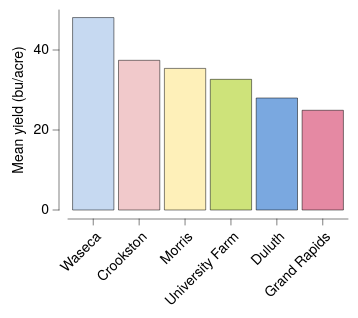

Specify this chart in Vega-Lite:
### Vega-Lite specification from a JSON file in a GitHub repository (floating-point values rounded to 4 significant figures)
{"background": null, "config": {"arc": {"fill": "#DBDBDB", "fillOpacity": 1.0, "innerRadius": 25.0, "padAngle": 0.03, "stroke": "black", "strokeOpacity": 1, "strokeWidth": 0.25}, "area": {"fill": "#DBDBDB", "fillOpacity": 1.0, "stroke": "black", "strokeOpacity": 1, "strokeWidth": 0.25}, "axis": {"domain": true, "domainCap": "round", "domainColor": "black", "domainWidth": 0.25, "grid": false, "gridCap": "round", "gridColor": "#F1F1F1", "gridDash": [0, 0], "gridOpacity": 1.0, "gridWidth": 0.25, "labelColor": "black", "labelFont": "HelveticaNeue", "labelFontSize": 7, "labelFontStyle": "normal", "labelFontWeight": 400, "offset": 4.5, "ticks": true, "tickCap": "round", "tickColor": "black", "tickRound": false, "tickSize": 3, "tickWidth": 0.25, "titleColor": "black", "titleFont": "HelveticaNeue", "titleFontSize": 7, "titleFontStyle": "normal", "titleFontWeight": 400}, "axisX": {"domain": true, "labelAlign": "right", "labelAngle": 315, "labels": true, "ticks": true, "translate": 0}, "axisY": {"domain": true, "labelAlign": "right", "labelAngle": 0, "labels": true, "ticks": true, "translate": 0}, "axisRight": {"domain": true, "labelAlign": "left", "labelAngle": 0, "labels": true, "ticks": true, "translate": 0}, "axisTop": {"domain": true, "labelAlign": "left", "labelAngle": 45, "labels": true, "ticks": true, "translate": 0}, "axisBand": {"tickOffset": 0}, "bar": {"fill": "#DBDBDB", "fillOpacity": 1.0, "stroke": "black", "strokeOpacity": 1, "strokeWidth": 0.25}, "boxplot": {"size": 9.0, "ticks": {"cornerRadius": 0.25, "fill": "black", "size": 4.5, "thickness": 0.25}, "box": {"fillOpacity": 1.0, "stroke": "black", "strokeOpacity": 1, "strokeWidth": 0.25}, "median": {"fill": "black", "fillOpacity": 1.0, "size": 9.0, "thickness": 0.25}, "rule": {"fill": "black", "fillOpacity": 1.0, "size": 10.0, "stroke": "black", "strokeDash": [0, 0], "strokeOpacity": 1, "strokeWidth": 0.25}, "outliers": {"color": "black", "fill": "black", "fillOpacity": 1.0, "size": 0, "stroke": "black", "strokeOpacity": 1, "strokeWidth": 0.25}}, "circle": {"fill": "black", "fillOpacity": 1.0, "size": 0.5, "stroke": null, "strokeOpacity": 1, "strokeWidth": 0.25}, "errorband": {"band": {"fillOpacity": 0.6, "stroke": null, "strokeWidth": 0.25, "strokeOpacity": 1}, "borders": {"opacity": 0, "strokeOpacity": 0.25, "strokeWidth": 1}}, "errorbar": {"opacity": 1, "rule": {"strokeDash": [0, 0], "strokeWidth": 0.5}, "ticks": {"color": "black", "cornerRadius": 0.25, "opacity": 1, "size": 6.0, "thickness": 0.5}, "thickness": 0.5}, "font": "HelveticaNeue", "geoshape": {"fill": "#DBDBDB", "fillOpacity": 1.0, "stroke": "black", "strokeOpacity": 1, "strokeWidth": 0.25}, "header": {"labelColor": "black", "labelFont": "HelveticaNeue", "labelFontSize": 7, "labelFontStyle": "normal", "labelFontWeight": 400, "titleColor": "black", "titleFont": "HelveticaNeue", "titleFontSize": 7, "titleFontStyle": "normal", "titleFontWeight": 400, "titlePadding": 0}, "legend": {"disable": false, "offset": 4.5, "gradientLength": 50.0, "gradientThickness": 5.0, "gradientOpacity": 1.0, "gradientStrokeColor": "black", "gradientStrokeWidth": 0.25, "labelColor": "black", "labelFont": "HelveticaNeue", "labelFontSize": 7, "labelFontStyle": "normal", "labelFontWeight": 400, "strokeColor": "black", "strokeWidth": 0, "symbolSize": 42, "symbolStrokeColor": "black", "symbolStrokeWidth": 0.25, "titleColor": "black", "titleFont": "HelveticaNeue", "titleFontSize": 7, "titleFontStyle": "normal", "titleFontWeight": 400}, "line": {"color": "black", "stroke": "black", "strokeCap": "round", "strokeDash": [0, 0], "strokeOpacity": 1, "strokeWidth": 0.375}, "point": {"filled": true, "fill": "#DBDBDB", "fillOpacity": 1.0, "size": 5.0, "stroke": "black", "strokeOpacity": 1, "strokeWidth": 0.25}, "range": {"category": ["#C6D9F1", "#F1C9CB", "#FEF0B9", "#CEE37A", "#7AA8E0", "#E589A3", "#FDDD5D", "#68B961", "#4177B1", "#C35082", "#E5C227", "#438156"], "diverging": {"scheme": ["#C35082", "#CE6D94", "#D989A7", "#E2A4BA", "#EABFCE", "#F1DBE2", "#F6F6F6", "#D7E0EB", "#B9CBE0", "#9BB6D5", "#7DA1C9", "#5F8CBD", "#4177B1"]}, "heatmap": {"scheme": ["#DFE9F7", "#C6D9F1", "#ADC8EC", "#94B8E6", "#7AA8E0", "#6097DA", "#4D87CA", "#4177B1", "#386898", "#2F597F", "#264A69", "#1D3A58"]}, "ordinal": {"scheme": ["#F1F1F1", "#DBDBDB", "#C6C6C6", "#B2B2B2", "#9D9D9D", "#898989", "#767676", "#636363", "#515151", "#404040", "#2F2F2F", "#1F1F1F"]}, "ramp": {"scheme": ["#DFE9F7", "#C6D9F1", "#ADC8EC", "#94B8E6", "#7AA8E0", "#6097DA", "#4D87CA", "#4177B1", "#386898", "#2F597F", "#264A69", "#1D3A58"]}}, "rule": {"color": "black", "stroke": "black", "strokeCap": "round", "strokeDash": [2, 2], "strokeOpacity": 1, "strokeWidth": 0.25}, "scale": {"bandPaddingInner": 0.1, "bandPaddingOuter": 0.1, "round": false}, "rect": {"fill": "#DBDBDB", "fillOpacity": 1.0, "stroke": "black", "strokeOpacity": 1, "strokeWidth": 0.25}, "square": {"fill": "#DBDBDB", "fillOpacity": 1.0, "size": 10.0, "stroke": "black", "strokeOpacity": 1, "strokeWidth": 0.25}, "text": {"color": "black", "font": "HelveticaNeue", "fontSize": 7, "fontStyle": "normal", "fontWeight": 400}, "title": {"anchor": "middle", "frame": "group", "color": "black", "font": "HelveticaNeue", "fontSize": 7, "fontStyle": "normal", "fontWeight": 400, "subtitleColor": "black", "subtitleFont": "HelveticaNeue", "subtitleFontSize": "HelveticaNeue", "subtitleFontStyle": "normal", "subtitleFontWeight": 400}, "view": {"continuousWidth": 140, "continuousHeight": 100, "discreteWidth": 140, "discreteHeight": 100, "fill": null, "stroke": null, "strokeWidth": 0.25}}, "data": {"name": "data-9cc0564cb5591205eeeca8d2429dd11b"}, "mark": {"type": "bar"}, "encoding": {"color": {"field": "site", "legend": null, "scale": {"domain": ["Waseca", "Crookston", "Morris", "University Farm", "Duluth", "Grand Rapids"]}, "sort": ["Waseca", "Crookston", "Morris", "University Farm", "Duluth", "Grand Rapids"], "type": "nominal"}, "x": {"field": "site", "sort": ["Waseca", "Crookston", "Morris", "University Farm", "Duluth", "Grand Rapids"], "title": null, "type": "nominal"}, "y": {"aggregate": "mean", "field": "yield", "title": "Mean yield (bu/acre)", "type": "quantitative"}}, "$schema": "https://vega.github.io/schema/vega-lite/v6.4.1.json", "datasets": {"data-9cc0564cb5591205eeeca8d2429dd11b": [{"yield": 27.0, "variety": "Manchuria", "year": 1931, "site": "University Farm"}, {"yield": 48.87, "variety": "Manchuria", "year": 1931, "site": "Waseca"}, {"yield": 27.43, "variety": "Manchuria", "year": 1931, "site": "Morris"}, {"yield": 39.93, "variety": "Manchuria", "year": 1931, "site": "Crookston"}, {"yield": 32.97, "variety": "Manchuria", "year": 1931, "site": "Grand Rapids"}, {"yield": 28.97, "variety": "Manchuria", "year": 1931, "site": "Duluth"}, {"yield": 43.07, "variety": "Glabron", "year": 1931, "site": "University Farm"}, {"yield": 55.2, "variety": "Glabron", "year": 1931, "site": "Waseca"}, {"yield": 28.77, "variety": "Glabron", "year": 1931, "site": "Morris"}, {"yield": 38.13, "variety": "Glabron", "year": 1931, "site": "Crookston"}, {"yield": 29.13, "variety": "Glabron", "year": 1931, "site": "Grand Rapids"}, {"yield": 29.67, "variety": "Glabron", "year": 1931, "site": "Duluth"}, {"yield": 35.13, "variety": "Svansota", "year": 1931, "site": "University Farm"}, {"yield": 47.33, "variety": "Svansota", "year": 1931, "site": "Waseca"}, {"yield": 25.77, "variety": "Svansota", "year": 1931, "site": "Morris"}, {"yield": 40.47, "variety": "Svansota", "year": 1931, "site": "Crookston"}, {"yield": 29.67, "variety": "Svansota", "year": 1931, "site": "Grand Rapids"}, {"yield": 25.7, "variety": "Svansota", "year": 1931, "site": "Duluth"}, {"yield": 39.9, "variety": "Velvet", "year": 1931, "site": "University Farm"}, {"yield": 50.23, "variety": "Velvet", "year": 1931, "site": "Waseca"}, {"yield": 26.13, "variety": "Velvet", "year": 1931, "site": "Morris"}, {"yield": 41.33, "variety": "Velvet", "year": 1931, "site": "Crookston"}, {"yield": 23.03, "variety": "Velvet", "year": 1931, "site": "Grand Rapids"}, {"yield": 26.3, "variety": "Velvet", "year": 1931, "site": "Duluth"}, {"yield": 36.57, "variety": "Trebi", "year": 1931, "site": "University Farm"}, {"yield": 63.83, "variety": "Trebi", "year": 1931, "site": "Waseca"}, {"yield": 43.77, "variety": "Trebi", "year": 1931, "site": "Morris"}, {"yield": 46.93, "variety": "Trebi", "year": 1931, "site": "Crookston"}, {"yield": 29.77, "variety": "Trebi", "year": 1931, "site": "Grand Rapids"}, {"yield": 33.93, "variety": "Trebi", "year": 1931, "site": "Duluth"}, {"yield": 43.27, "variety": "No. 457", "year": 1931, "site": "University Farm"}, {"yield": 58.1, "variety": "No. 457", "year": 1931, "site": "Waseca"}, {"yield": 28.7, "variety": "No. 457", "year": 1931, "site": "Morris"}, {"yield": 45.67, "variety": "No. 457", "year": 1931, "site": "Crookston"}, {"yield": 32.17, "variety": "No. 457", "year": 1931, "site": "Grand Rapids"}, {"yield": 33.6, "variety": "No. 457", "year": 1931, "site": "Duluth"}, {"yield": 36.6, "variety": "No. 462", "year": 1931, "site": "University Farm"}, {"yield": 65.77, "variety": "No. 462", "year": 1931, "site": "Waseca"}, {"yield": 30.37, "variety": "No. 462", "year": 1931, "site": "Morris"}, {"yield": 48.57, "variety": "No. 462", "year": 1931, "site": "Crookston"}, {"yield": 24.93, "variety": "No. 462", "year": 1931, "site": "Grand Rapids"}, {"yield": 28.1, "variety": "No. 462", "year": 1931, "site": "Duluth"}, {"yield": 32.77, "variety": "Peatland", "year": 1931, "site": "University Farm"}, {"yield": 48.57, "variety": "Peatland", "year": 1931, "site": "Waseca"}, {"yield": 29.87, "variety": "Peatland", "year": 1931, "site": "Morris"}, {"yield": 41.6, "variety": "Peatland", "year": 1931, "site": "Crookston"}, {"yield": 34.7, "variety": "Peatland", "year": 1931, "site": "Grand Rapids"}, {"yield": 32.0, "variety": "Peatland", "year": 1931, "site": "Duluth"}, {"yield": 24.67, "variety": "No. 475", "year": 1931, "site": "University Farm"}, {"yield": 46.77, "variety": "No. 475", "year": 1931, "site": "Waseca"}, {"yield": 22.6, "variety": "No. 475", "year": 1931, "site": "Morris"}, {"yield": 44.1, "variety": "No. 475", "year": 1931, "site": "Crookston"}, {"yield": 19.7, "variety": "No. 475", "year": 1931, "site": "Grand Rapids"}, {"yield": 33.07, "variety": "No. 475", "year": 1931, "site": "Duluth"}, {"yield": 39.3, "variety": "Wisconsin No. 38", "year": 1931, "site": "University Farm"}, {"yield": 58.8, "variety": "Wisconsin No. 38", "year": 1931, "site": "Waseca"}, {"yield": 29.47, "variety": "Wisconsin No. 38", "year": 1931, "site": "Morris"}, {"yield": 49.87, "variety": "Wisconsin No. 38", "year": 1931, "site": "Crookston"}, {"yield": 34.47, "variety": "Wisconsin No. 38", "year": 1931, "site": "Grand Rapids"}, {"yield": 31.6, "variety": "Wisconsin No. 38", "year": 1931, "site": "Duluth"}, {"yield": 26.9, "variety": "Manchuria", "year": 1932, "site": "University Farm"}, {"yield": 33.47, "variety": "Manchuria", "year": 1932, "site": "Waseca"}, {"yield": 34.37, "variety": "Manchuria", "year": 1932, "site": "Morris"}, {"yield": 32.97, "variety": "Manchuria", "year": 1932, "site": "Crookston"}, {"yield": 22.13, "variety": "Manchuria", "year": 1932, "site": "Grand Rapids"}, {"yield": 22.57, "variety": "Manchuria", "year": 1932, "site": "Duluth"}, {"yield": 36.8, "variety": "Glabron", "year": 1932, "site": "University Farm"}, {"yield": 37.73, "variety": "Glabron", "year": 1932, "site": "Waseca"}, {"yield": 35.13, "variety": "Glabron", "year": 1932, "site": "Morris"}, {"yield": 26.17, "variety": "Glabron", "year": 1932, "site": "Crookston"}, {"yield": 14.43, "variety": "Glabron", "year": 1932, "site": "Grand Rapids"}, {"yield": 25.87, "variety": "Glabron", "year": 1932, "site": "Duluth"}, {"yield": 27.43, "variety": "Svansota", "year": 1932, "site": "University Farm"}, {"yield": 38.5, "variety": "Svansota", "year": 1932, "site": "Waseca"}, {"yield": 35.03, "variety": "Svansota", "year": 1932, "site": "Morris"}, {"yield": 20.63, "variety": "Svansota", "year": 1932, "site": "Crookston"}, {"yield": 16.63, "variety": "Svansota", "year": 1932, "site": "Grand Rapids"}, {"yield": 22.23, "variety": "Svansota", "year": 1932, "site": "Duluth"}, {"yield": 26.8, "variety": "Velvet", "year": 1932, "site": "University Farm"}, {"yield": 37.4, "variety": "Velvet", "year": 1932, "site": "Waseca"}, {"yield": 38.83, "variety": "Velvet", "year": 1932, "site": "Morris"}, {"yield": 32.07, "variety": "Velvet", "year": 1932, "site": "Crookston"}, {"yield": 32.23, "variety": "Velvet", "year": 1932, "site": "Grand Rapids"}, {"yield": 22.47, "variety": "Velvet", "year": 1932, "site": "Duluth"}, {"yield": 29.07, "variety": "Trebi", "year": 1932, "site": "University Farm"}, {"yield": 49.23, "variety": "Trebi", "year": 1932, "site": "Waseca"}, {"yield": 46.63, "variety": "Trebi", "year": 1932, "site": "Morris"}, {"yield": 41.83, "variety": "Trebi", "year": 1932, "site": "Crookston"}, {"yield": 20.63, "variety": "Trebi", "year": 1932, "site": "Grand Rapids"}, {"yield": 30.6, "variety": "Trebi", "year": 1932, "site": "Duluth"}, {"yield": 26.43, "variety": "No. 457", "year": 1932, "site": "University Farm"}, {"yield": 42.2, "variety": "No. 457", "year": 1932, "site": "Waseca"}, {"yield": 43.53, "variety": "No. 457", "year": 1932, "site": "Morris"}, {"yield": 34.33, "variety": "No. 457", "year": 1932, "site": "Crookston"}, {"yield": 19.47, "variety": "No. 457", "year": 1932, "site": "Grand Rapids"}, {"yield": 22.7, "variety": "No. 457", "year": 1932, "site": "Duluth"}, {"yield": 25.57, "variety": "No. 462", "year": 1932, "site": "University Farm"}, {"yield": 44.7, "variety": "No. 462", "year": 1932, "site": "Waseca"}, {"yield": 47.0, "variety": "No. 462", "year": 1932, "site": "Morris"}, {"yield": 30.53, "variety": "No. 462", "year": 1932, "site": "Crookston"}, {"yield": 19.9, "variety": "No. 462", "year": 1932, "site": "Grand Rapids"}, {"yield": 22.5, "variety": "No. 462", "year": 1932, "site": "Duluth"}, {"yield": 28.07, "variety": "Peatland", "year": 1932, "site": "University Farm"}, {"yield": 36.03, "variety": "Peatland", "year": 1932, "site": "Waseca"}, {"yield": 43.2, "variety": "Peatland", "year": 1932, "site": "Morris"}, {"yield": 25.23, "variety": "Peatland", "year": 1932, "site": "Crookston"}, {"yield": 26.77, "variety": "Peatland", "year": 1932, "site": "Grand Rapids"}, {"yield": 31.37, "variety": "Peatland", "year": 1932, "site": "Duluth"}, {"yield": 30.0, "variety": "No. 475", "year": 1932, "site": "University Farm"}, {"yield": 41.27, "variety": "No. 475", "year": 1932, "site": "Waseca"}, {"yield": 44.23, "variety": "No. 475", "year": 1932, "site": "Morris"}, {"yield": 32.13, "variety": "No. 475", "year": 1932, "site": "Crookston"}, {"yield": 15.23, "variety": "No. 475", "year": 1932, "site": "Grand Rapids"}, {"yield": 27.37, "variety": "No. 475", "year": 1932, "site": "Duluth"}, {"yield": 38.0, "variety": "Wisconsin No. 38", "year": 1932, "site": "University Farm"}, {"yield": 58.17, "variety": "Wisconsin No. 38", "year": 1932, "site": "Waseca"}, {"yield": 47.17, "variety": "Wisconsin No. 38", "year": 1932, "site": "Morris"}, {"yield": 35.9, "variety": "Wisconsin No. 38", "year": 1932, "site": "Crookston"}, {"yield": 20.67, "variety": "Wisconsin No. 38", "year": 1932, "site": "Grand Rapids"}, {"yield": 29.33, "variety": "Wisconsin No. 38", "year": 1932, "site": "Duluth"}]}}
